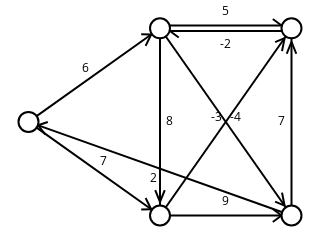

The notebook cell this image was saved under:
### Markdown cell above
Por fim, vamos carregar e visualizar um grafo:

### Code cell
g = sn.load_graph('3-bellman.gml', has_pos=True)

for n, m in g.edges():
    g.edge[n][m]['label'] = g.edge[n][m]['c']

sn.show_graph(g, elab=True)

### Figure 1 — Plotly figure (JSON) as saved in the notebook; plotly's stock layout.template omitted (floating-point values rounded to 4 significant figures)
{"data": [{"hoverinfo": "none", "line": {"color": "rgb(0, 0, 0)", "width": 2}, "mode": "lines", "x": [0, 0.5, null, 0.4664, 0.4454, null, 0.4664, 0.4286, null, 0, 0.5, null, 0.4664, 0.4286, null, 0.4664, 0.4454, null, 0.5, 1, null, 0.9621, 0.9289, null, 0.5, 0.5, null, 0.5, 0.4818, null, 0.5, 0.5182, null, 0.5, 1, null, 0.9738, 0.9377, null, 0.9738, 0.964, null, 1, 0.5, null, 0.5379, 0.5711, null, 0.5, 1, null, 0.9738, 0.964, null, 0.9738, 0.9377, null, 0.5, 1, null, 0.9621, 0.9289, null, 0.9621, 0.9289, null, 1, 0, null, 0.03665, 0.0734, null, 0.03665, 0.06422, null, 1, 1, null, 1, 1.018, null, 1, 0.9818, null], "y": [0.5, 1, null, 0.9664, 0.9062, null, 0.9664, 0.9678, null, 0.5, 0, null, 0.03357, 0.03224, null, 0.03357, 0.09382, null, 1.014, 1.014, null, 1.014, 1.049, null, 1, 0, null, 0.07246, 0.1361, null, 0.07246, 0.1361, null, 1, 0, null, 0.05237, 0.07431, null, 0.05237, 0.1223, null, 0.9855, 0.9855, null, 0.9855, 0.9508, null, 0, 1, null, 0.9476, 0.8777, null, 0.9476, 0.9257, null, 0, 0, null, 0, -0.03474, null, 0, 0.03474, null, 0, 0.5, null, 0.4817, 0.4992, null, 0.4817, 0.432, null, 0, 1, null, 0.9275, 0.8639, null, 0.9275, 0.8639, null]}, {"hoverinfo": "none", "marker": {"color": "rgb(255, 255, 255)", "line": {"color": "rgb(0, 0, 0)", "width": 2}, "size": 20}, "mode": "markers+text", "text": [], "textfont": {"color": "rgb(0, 0, 0)"}, "textposition": "middle center", "x": [0, 0.5, 1, 0.5, 1], "y": [0.5, 1, 1, 0, 0]}, {"hoverinfo": "none", "mode": "text", "text": [6, 7, 5, 8, -4, -2, -3, 9, 2, 7], "textfont": {"color": "rgb(0, 0, 0)"}, "textposition": "middle center", "x": [0.2164, 0.2836, 0.75, 0.5379, 0.7866, 0.75, 0.7134, 0.75, 0.4738, 0.9621], "y": [0.7836, 0.2836, 1.087, 0.5, 0.5183, 0.913, 0.5183, 0.07246, 0.1976, 0.5]}], "layout": {"height": 180, "margin": {"b": 0, "l": 0, "r": 0, "t": 0}, "showlegend": false, "width": 320, "xaxis": {"showgrid": false, "showticklabels": false, "zeroline": false}, "yaxis": {"showgrid": false, "showticklabels": false, "zeroline": false}}}
